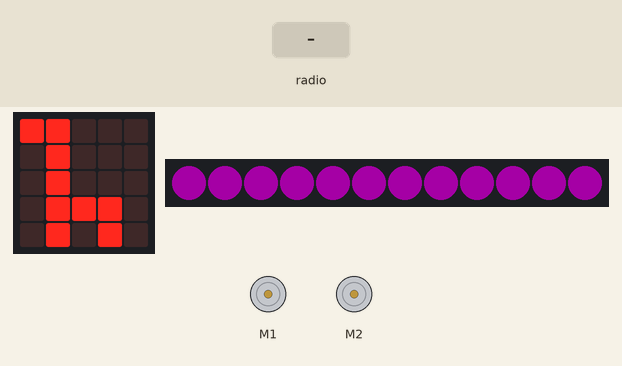
This program was run on a simulated BBC micro:bit (MakeCode). Shown: the board's 5×5 LED display, 12 RGB LEDs in strip order, left to right, 2 × DC motor (green arrow = forward, orange = backward, longer = faster). Inputs (shaded band) come from the test bench. Dim RGB values are drawn brighter than linear.

Above: at 1.8 s.
1.9 s: radio message "1" arrives
At 2.5 s:
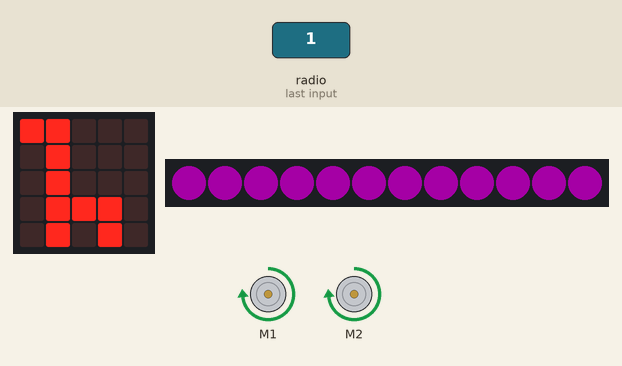
3.4 s: radio message "2" arrives
At 4.6 s:
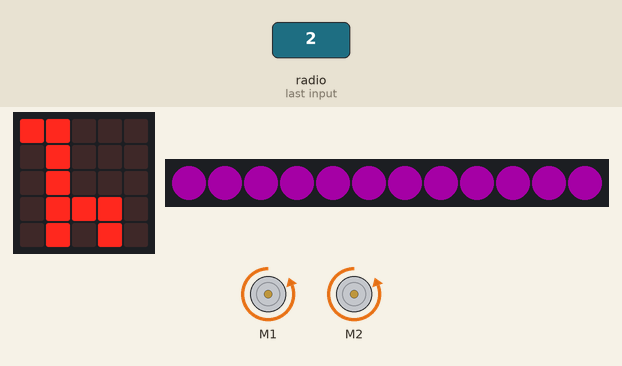
4.9 s: radio message "3" arrives
At 6.0 s:
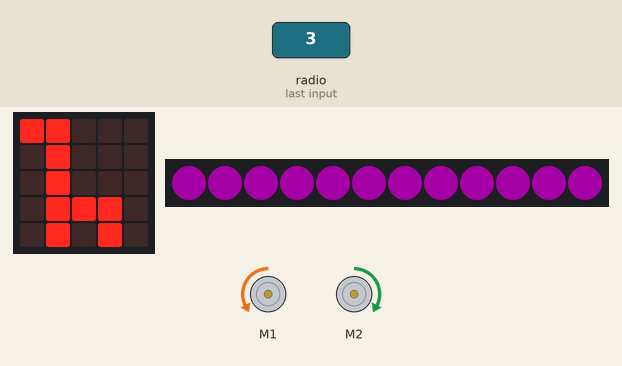
6.4 s: radio message "4" arrives
At 7.1 s:
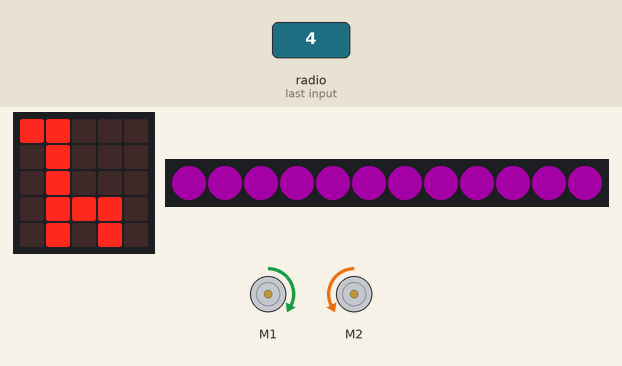
7.9 s: radio message "5" arrives
At 8.3 s:
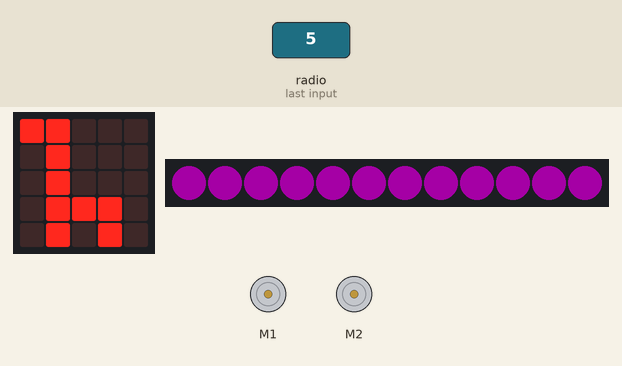
Timing chart, 0 to 10.4 s (numbered marks = the images above; inputs shaded):
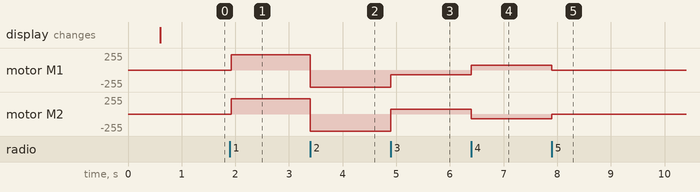

The program:

main.ts
```typescript
radio.onReceivedNumber(function (receivedNumber) {
    if (receivedNumber == 1) {
        bitbot.go(BBDirection.Forward, 89)
    } else if (receivedNumber == 2) {
        bitbot.go(BBDirection.Reverse, 100)
    } else if (receivedNumber == 3) {
        bitbot.rotate(BBRobotDirection.Left, 28)
    } else if (receivedNumber == 4) {
        bitbot.rotate(BBRobotDirection.Right, 28)
    } else if (receivedNumber == 5) {
        bitbot.stop(BBStopMode.Coast)
    }
})
radio.setGroup(1)
bitbot.select_model(BBModel.XL)
basic.showIcon(IconNames.Giraffe)
bitbot.setLedColor(0xFF00FF)
```

test.ts
```typescript
// testene settes inn her; disse vil ikke kompilert så lenge denne pakken blir brukt som en utvidelse.
```

Measured:
- after the input at 1.9 s, motor M1, motor M2: stopped → forward 227/255 at once
- after the input at 3.4 s, motor M1, motor M2: forward 227/255 → backward 255/255 at once
- after the input at 4.9 s, motor M1: backward 255/255 → backward 71/255 at once; motor M2: backward 255/255 → forward 71/255 at once
- after the input at 6.4 s, motor M1: backward 71/255 → forward 71/255 at once; motor M2: forward 71/255 → backward 71/255 at once
- after the input at 7.9 s, motor M1: forward 71/255 → stopped at once; motor M2: backward 71/255 → stopped at once
